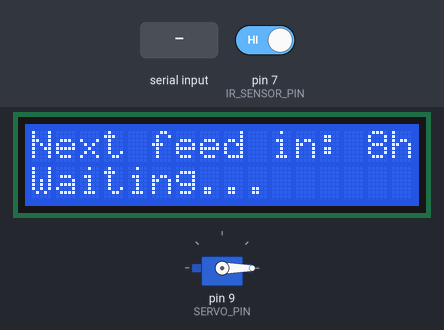
Recording of a sketch running on a simulated Arduino Uno, built with avr-gcc and run on an emulated ATmega328P. On the bench: servo, 16×2 character LCD. The test bench sets the inputs (shaded band); at power-on: pin 7 (IR_SENSOR_PIN) HIGH. The modem accepts every AT command (registered, SIM ready, sends succeed) and sends nothing else.

Above: at 11.4 s.
11.5 s: pin 7 (IR_SENSOR_PIN) driven LOW
At 13.1 s:
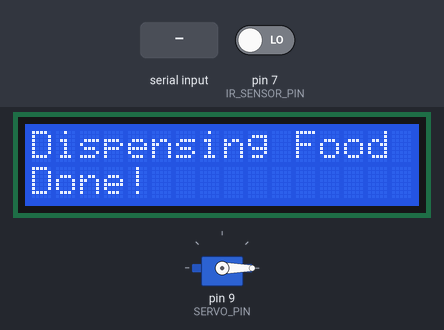
14.2 s: pin 7 (IR_SENSOR_PIN) driven HIGH
At 17.1 s:
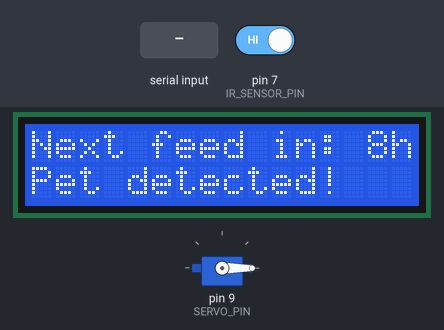
17.4 s: "SET_AMOUNT:90\n" received over the second serial link
At 18.0 s:
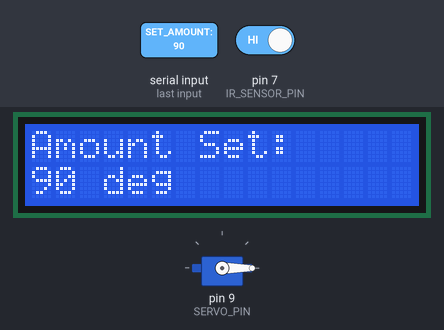
18.9 s: "FEED_NOW\n" received over the second serial link
At 20.5 s:
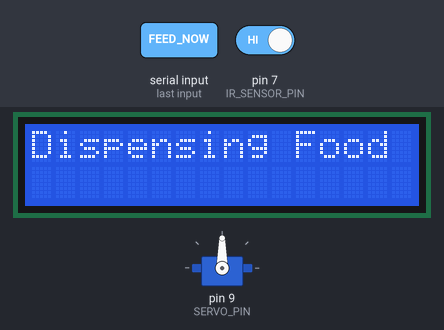
Timing chart, 0 to 22.5 s (numbered marks = the images above; inputs shaded):
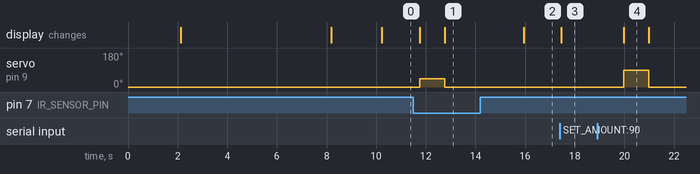

The sketch:

code____automatic_pet_feeder.ino
```cpp
#include <Servo.h>
#include <Wire.h>
#include <LiquidCrystal_I2C.h>
#include <SoftwareSerial.h>

// WiFi credentials
const char* ssid = "shiv";
const char* password = "11111111";

// Component pins
#define SERVO_PIN 9
#define IR_SENSOR_PIN 7

// Create objects
Servo feederServo;
LiquidCrystal_I2C lcd(0x27, 16, 2); // I2C address may vary (0x3F is another common one)
SoftwareSerial espSerial(2, 3); // RX, TX

// Variables
bool feedingTime = false;
bool petDetected = false;
unsigned long lastFeedTime = 0;
int feedInterval = 8; // Hours between feeds
int feedAmount = 45; // Degrees of servo rotation (adjust for your mechanism)

void setup() {
  // Initialize serial communication
  Serial.begin(9600);
  espSerial.begin(9600);

  // Initialize components
  pinMode(IR_SENSOR_PIN, INPUT);
  feederServo.attach(SERVO_PIN);
  feederServo.write(0); // Initial position

  // Initialize LCD
  lcd.init();
  lcd.backlight();
  lcd.clear();
  lcd.setCursor(0, 0);
  lcd.print("Pet Feeder v1.0");
  lcd.setCursor(0, 1);
  lcd.print("Initializing...");

  delay(2000);

  // Connect to WiFi
  connectToWiFi();

  // Display ready message
  lcd.clear();
  lcd.setCursor(0, 0);
  lcd.print("System Ready");
  updateDisplay();
}

void loop() {
  // Check current time (simplified - in a real project you'd use an RTC)
  unsigned long currentTime = millis() / 1000 / 60 / 60; // Convert to hours

  // Check if it's time to feed
  if (currentTime - lastFeedTime >= feedInterval) {
    feedingTime = true;
  }

  // Check IR sensor for pet presence
  petDetected = !digitalRead(IR_SENSOR_PIN); // Active LOW

  // Feed if it's time or if pet is detected (optional)
  if (feedingTime || petDetected) {
    dispenseFood();
    lastFeedTime = currentTime;
    feedingTime = false;

    // Send notification via WiFi
    sendNotification();
  }

  // Check for WiFi commands
  if (espSerial.available()) {
    String command = espSerial.readStringUntil('\n');
    processCommand(command);
  }

  // Update display
  updateDisplay();

  delay(500); // Short delay to reduce CPU usage
}

void dispenseFood() {
  lcd.clear();
  lcd.setCursor(0, 0);
  lcd.print("Dispensing Food");

  // Rotate servo to dispense food
  feederServo.write(feedAmount);
  delay(1000);

  // Return to original position
  feederServo.write(0);

  lcd.setCursor(0, 1);
  lcd.print("Done!");
  delay(2000);
}

void updateDisplay() {
  static unsigned long lastUpdate = 0;
  if (millis() - lastUpdate < 5000) return; // Update every 5 seconds
  lastUpdate = millis();

  lcd.clear();
  lcd.setCursor(0, 0);
  lcd.print("Next feed in: ");
  lcd.print(feedInterval - (millis() / 1000 / 60 / 60 - lastFeedTime));
  lcd.print("h");

  lcd.setCursor(0, 1);
  if (petDetected) {
    lcd.print("Pet detected!");
  } else {
    lcd.print("Waiting...");
  }
}

void connectToWiFi() {
  lcd.clear();
  lcd.setCursor(0, 0);
  lcd.print("Connecting to");
  lcd.setCursor(0, 1);
  lcd.print(ssid);

  espSerial.println("AT+CWMODE=1"); // Set WiFi mode to station
  delay(1000);

  String cmd = "AT+CWJAP=\"";
  cmd += ssid;
  cmd += "\",\"";
  cmd += password;
  cmd += "\"";
  espSerial.println(cmd);

  delay(5000); // Wait for connection

  lcd.clear();
  lcd.setCursor(0, 0);
  lcd.print("WiFi Status:");
  lcd.setCursor(0, 1);

  if (espSerial.find("OK")) {
    lcd.print("Connected!");
  } else {
    lcd.print("Failed!");
  }

  delay(2000);
}

void sendNotification() {
  espSerial.println("AT+CIPSTART=\"TCP\",\"api.thingspeak.com\",80");
  delay(1000);

  String cmd = "GET /update?api_key=YOUR_API_KEY&field1=";
  cmd += feedAmount;
  cmd += " HTTP/1.1\r\nHost: api.thingspeak.com\r\n\r\n";

  espSerial.print("AT+CIPSEND=");
  espSerial.println(cmd.length());

  if (espSerial.find(">")) {
    espSerial.print(cmd);
  } else {
    espSerial.println("AT+CIPCLOSE");
  }
}

void processCommand(String command) {
  command.trim();

  if (command == "FEED_NOW") {
    dispenseFood();
    lastFeedTime = millis() / 1000 / 60 / 60;
  } else if (command.startsWith("SET_INTERVAL:")) {
    int newInterval = command.substring(13).toInt();
    if (newInterval > 0 && newInterval <= 24) {
      feedInterval = newInterval;
      lcd.clear();
      lcd.setCursor(0, 0);
      lcd.print("Interval Set:");
      lcd.setCursor(0, 1);
      lcd.print(String(feedInterval) + " hours");
      delay(2000);
    }
  } else if (command.startsWith("SET_AMOUNT:")) {
    int newAmount = command.substring(11).toInt();
    if (newAmount > 0 && newAmount <= 180) {
      feedAmount = newAmount;
      lcd.clear();
      lcd.setCursor(0, 0);
      lcd.print("Amount Set:");
      lcd.setCursor(0, 1);
      lcd.print(String(feedAmount) + " deg");
      delay(2000);
    }
  }
}
```

Measured:
- after the input at 11.5 s, servo on pin 9 (SERVO_PIN): 0° → 45° after 0.25 s, → 0° 1.0 s later; the display: first changes after 0.25 s (image 1 shows a later state)
- after the input at 14.2 s, servo on pin 9 (SERVO_PIN): stays 0° (without the input it goes to 45° after 2.3 s)
- after the input at 17.4 s, the display: changes after 0.06 s (image 3)
- after the input at 18.9 s, servo on pin 9 (SERVO_PIN): 0° → 90° after 1.1 s, → 0° 1.0 s later; the display: changes after 1.1 s (image 4)
- what the display in image 4 shows lasts 1.0 s, from 20.0 s to 21.0 s
